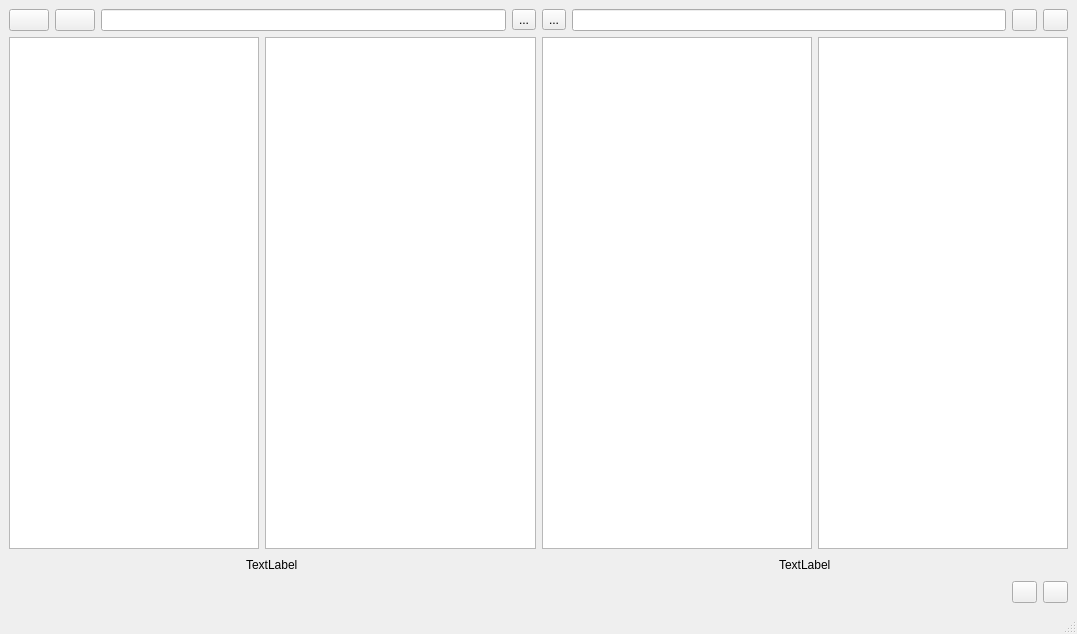
<?xml version="1.0" encoding="UTF-8"?>
<ui version="4.0">
 <class>MainWindow</class>
 <widget class="QMainWindow" name="MainWindow">
  <property name="geometry">
   <rect>
    <x>0</x>
    <y>0</y>
    <width>1077</width>
    <height>634</height>
   </rect>
  </property>
  <property name="windowTitle">
   <string>MainWindow</string>
  </property>
  <widget class="QWidget" name="centralwidget">
   <layout class="QVBoxLayout" name="verticalLayout_2">
    <item>
     <layout class="QHBoxLayout" name="horizontalLayout_5">
      <item>
       <layout class="QVBoxLayout" name="verticalLayout">
        <item>
         <layout class="QHBoxLayout" name="horizontalLayout_2">
          <item>
           <widget class="QPushButton" name="pushButton">
            <property name="maximumSize">
             <size>
              <width>100</width>
              <height>100</height>
             </size>
            </property>
            <property name="text">
             <string/>
            </property>
            <property name="icon">
             <iconset>
              <normaloff>../arrows/left -arrow.svg</normaloff>../arrows/left -arrow.svg</iconset>
            </property>
           </widget>
          </item>
          <item>
           <widget class="QPushButton" name="pushButton_2">
            <property name="maximumSize">
             <size>
              <width>100</width>
              <height>100</height>
             </size>
            </property>
            <property name="styleSheet">
             <string notr="true"/>
            </property>
            <property name="text">
             <string/>
            </property>
            <property name="icon">
             <iconset>
              <normaloff>../arrows/right-arrow.svg</normaloff>../arrows/right-arrow.svg</iconset>
            </property>
           </widget>
          </item>
          <item>
           <widget class="QLineEdit" name="pathbar">
            <property name="text">
             <string/>
            </property>
            <property name="readOnly">
             <bool>true</bool>
            </property>
           </widget>
          </item>
          <item>
           <widget class="QToolButton" name="toolButton">
            <property name="text">
             <string>...</string>
            </property>
           </widget>
          </item>
         </layout>
        </item>
        <item>
         <layout class="QHBoxLayout" name="horizontalLayout">
          <item>
           <widget class="QTreeView" name="treeview">
            <property name="maximumSize">
             <size>
              <width>250</width>
              <height>16777215</height>
             </size>
            </property>
           </widget>
          </item>
          <item>
           <widget class="QTreeView" name="listview"/>
          </item>
         </layout>
        </item>
       </layout>
      </item>
      <item>
       <layout class="QVBoxLayout" name="verticalLayout_3">
        <item>
         <layout class="QHBoxLayout" name="horizontalLayout_8">
          <item>
           <widget class="QToolButton" name="toolButton_2">
            <property name="text">
             <string>...</string>
            </property>
           </widget>
          </item>
          <item>
           <widget class="QLineEdit" name="lineEdit">
            <property name="readOnly">
             <bool>true</bool>
            </property>
           </widget>
          </item>
          <item>
           <widget class="QPushButton" name="pushButton_5">
            <property name="maximumSize">
             <size>
              <width>25</width>
              <height>25</height>
             </size>
            </property>
            <property name="text">
             <string/>
            </property>
           </widget>
          </item>
          <item>
           <widget class="QPushButton" name="pushButton_6">
            <property name="maximumSize">
             <size>
              <width>25</width>
              <height>25</height>
             </size>
            </property>
            <property name="text">
             <string/>
            </property>
           </widget>
          </item>
         </layout>
        </item>
        <item>
         <layout class="QHBoxLayout" name="horizontalLayout_7">
          <item>
           <widget class="QTreeView" name="treeView"/>
          </item>
          <item>
           <widget class="QTreeView" name="treeView_2">
            <property name="maximumSize">
             <size>
              <width>250</width>
              <height>16777215</height>
             </size>
            </property>
           </widget>
          </item>
         </layout>
        </item>
       </layout>
      </item>
     </layout>
    </item>
    <item>
     <layout class="QHBoxLayout" name="horizontalLayout_4">
      <item>
       <spacer name="horizontalSpacer_5">
        <property name="orientation">
         <enum>Qt::Horizontal</enum>
        </property>
        <property name="sizeHint" stdset="0">
         <size>
          <width>40</width>
          <height>20</height>
         </size>
        </property>
       </spacer>
      </item>
      <item>
       <widget class="QLabel" name="label">
        <property name="text">
         <string>TextLabel</string>
        </property>
       </widget>
      </item>
      <item>
       <spacer name="horizontalSpacer_4">
        <property name="orientation">
         <enum>Qt::Horizontal</enum>
        </property>
        <property name="sizeHint" stdset="0">
         <size>
          <width>40</width>
          <height>20</height>
         </size>
        </property>
       </spacer>
      </item>
      <item>
       <spacer name="horizontalSpacer_3">
        <property name="orientation">
         <enum>Qt::Horizontal</enum>
        </property>
        <property name="sizeHint" stdset="0">
         <size>
          <width>40</width>
          <height>20</height>
         </size>
        </property>
       </spacer>
      </item>
      <item>
       <widget class="QLabel" name="label_2">
        <property name="text">
         <string>TextLabel</string>
        </property>
       </widget>
      </item>
      <item>
       <spacer name="horizontalSpacer_2">
        <property name="orientation">
         <enum>Qt::Horizontal</enum>
        </property>
        <property name="sizeHint" stdset="0">
         <size>
          <width>40</width>
          <height>20</height>
         </size>
        </property>
       </spacer>
      </item>
     </layout>
    </item>
    <item>
     <layout class="QHBoxLayout" name="horizontalLayout_3">
      <item>
       <spacer name="horizontalSpacer">
        <property name="orientation">
         <enum>Qt::Horizontal</enum>
        </property>
        <property name="sizeHint" stdset="0">
         <size>
          <width>0</width>
          <height>0</height>
         </size>
        </property>
       </spacer>
      </item>
      <item>
       <widget class="QPushButton" name="pushButton_4">
        <property name="minimumSize">
         <size>
          <width>0</width>
          <height>0</height>
         </size>
        </property>
        <property name="maximumSize">
         <size>
          <width>25</width>
          <height>25</height>
         </size>
        </property>
        <property name="sizeIncrement">
         <size>
          <width>0</width>
          <height>0</height>
         </size>
        </property>
        <property name="text">
         <string/>
        </property>
       </widget>
      </item>
      <item>
       <widget class="QPushButton" name="pushButton_3">
        <property name="maximumSize">
         <size>
          <width>25</width>
          <height>25</height>
         </size>
        </property>
        <property name="sizeIncrement">
         <size>
          <width>0</width>
          <height>0</height>
         </size>
        </property>
        <property name="text">
         <string/>
        </property>
       </widget>
      </item>
     </layout>
    </item>
   </layout>
  </widget>
  <widget class="QStatusBar" name="statusbar"/>
 </widget>
 <resources/>
 <connections/>
</ui>
